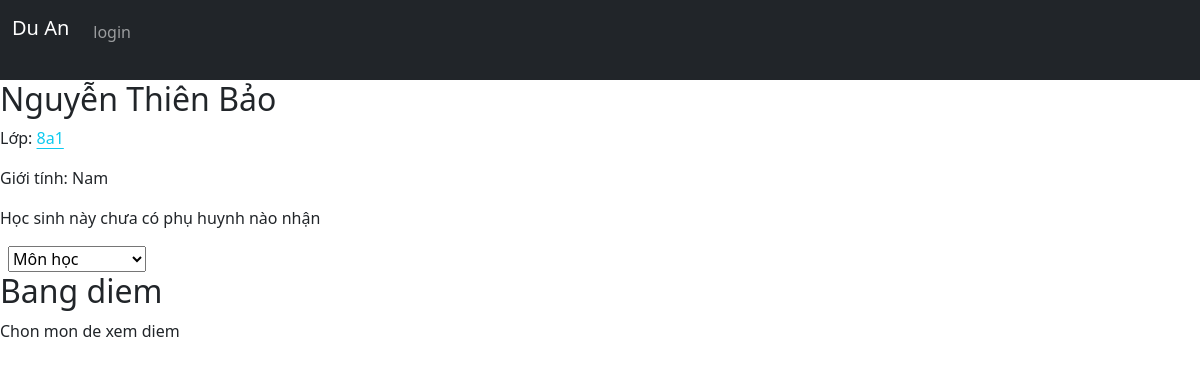
The app's page /student/1, older data.
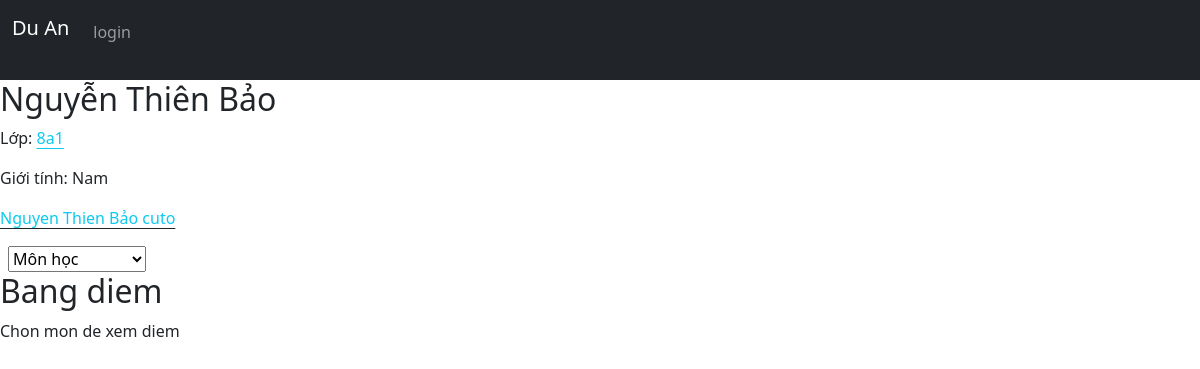
The same page, newer data.
### Du_An/models.py (models this page shows, shortened)
class Parent(User):
    full_name = models.CharField(max_length=200, unique=False)
    children = models.ManyToManyField("Student", related_name="parent")

### Du_An/views.py (the view)
# urls.py: path("student/<int:id>", views.view_student, name="view_student"),
def view_student(request, id):
    if request.method != "GET":
        return HttpResponseNotAllowed("method not allowed")
    try:
        student = Student.objects.get(pk=id)
        return render(request, "Du_An/student.html", {
            "student": student,
            "subjects": Subject.objects.all()
        })
    except Student.DoesNotExist:
        return render_error(request, error="Not found", error_message="Can't found any student with this id")

### Du_An/templates/Du_An/student.html (shortened to what this page needs)
{% extends 'Du_An/layout.html' %}
{% load static %}
{% block style %}<link href="{% static 'Du_An/css/profile.css' %}" rel="stylesheet">{% endblock %}
{% block body %}
    <div class="student_profile">
        <div class="basicInfo">
            <h2 class="studentName"> {{ student.full_name }} </h2>
            <p class="studentClass">Lớp: <a href="{% url 'view_class' student.classroom.id %}" class="link-info link-offset-2 link-opacity-75-hover">{{ student.classroom.name }}</a></p>
            <p class="studentGender">Giới tính: {% if student.is_boy %} Nam {% else %} Nữ {% endif %}</p>
            <p class="studentParent">
                {% for parent in student.parent.all %}
                    <a href="#" class="link-info link-offset-2 link-underline-dark link-opacity-75-hover"> {{ parent.full_name }}</a>
                {% empty %}
                    Học sinh này chưa có phụ huynh nào nhận
                {% endfor %}
            </p>
        </div>
        <div class="studentMark">
            <select id="subject" class="form-condivol mx-2 me-auto">
                <option selected disabled>Môn học</option>
            </select>
            <div class="subjectMark">
                    <h2>Bang diem</h2>
                <div>
                    Chon mon de xem diem
                </div>
                {% for second_subject in student.get_subjects_mark.second %}
                    </div>
                {% empty %}
                Error while loading page
                {% endfor %}
{% endblock %}

Row changes from the older to the newer data that the page shows:
added Parent: full_name "Nguyen Thien Bảo cuto"
Text that changed along with them:
text no longer shown: "Học sinh này chưa có phụ huynh nào nhận"
